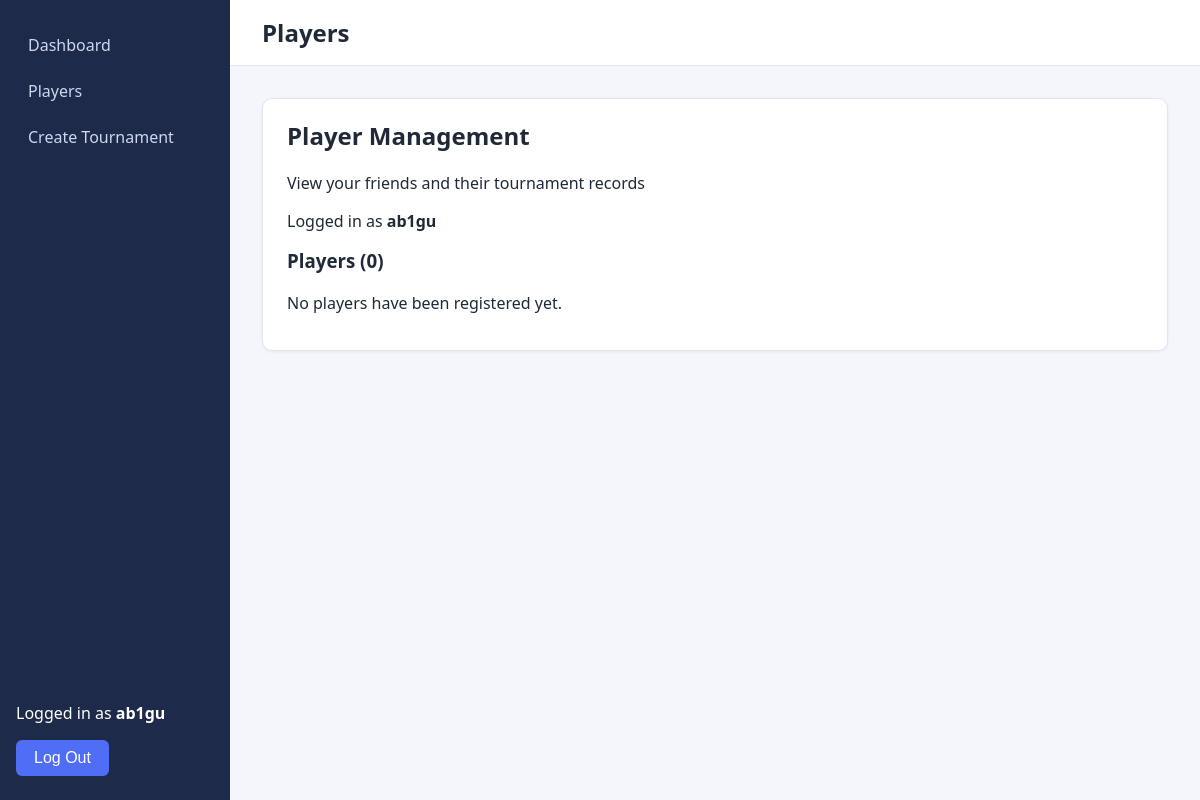
The page /players/ (signed in) on the database as committed earlier.
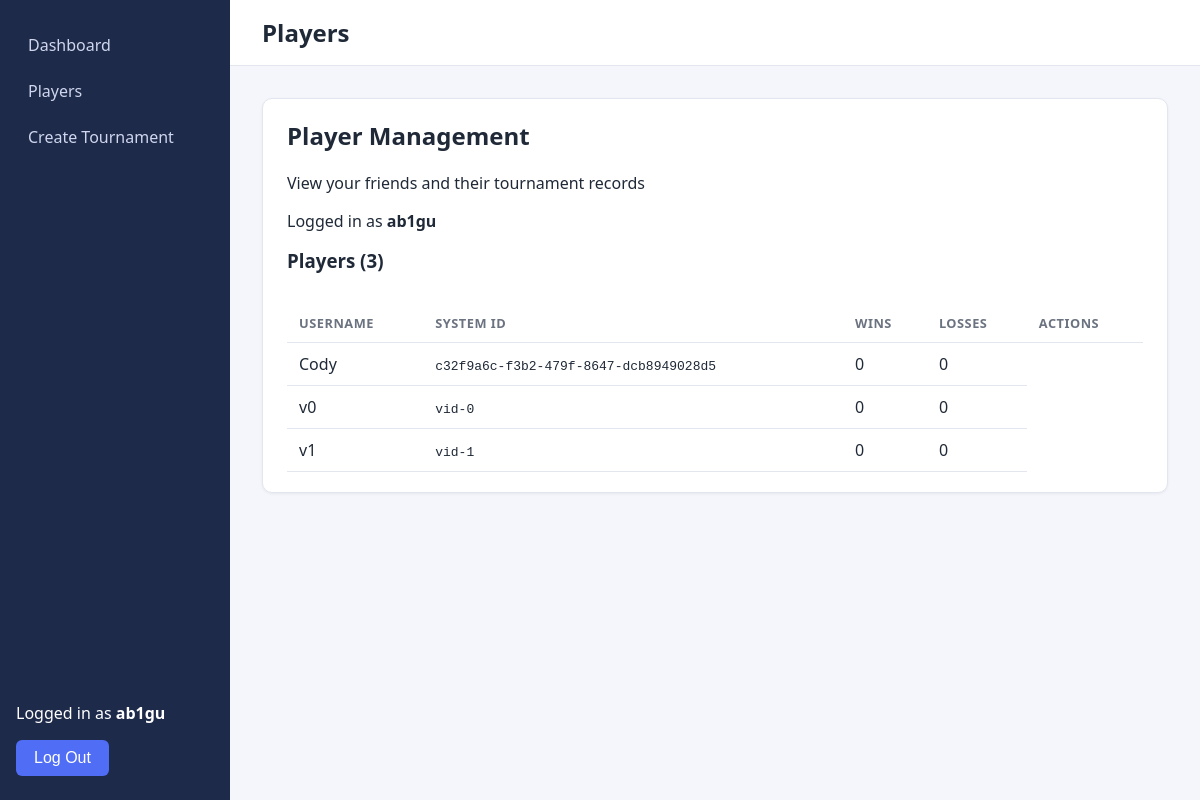
The same page on the database as committed later.
### tournament/models.py (models this page shows, shortened)
class Player(models.Model):
    user = models.OneToOneField(
        settings.AUTH_USER_MODEL,
        on_delete=models.SET_NULL,
        null=True,
        blank=True,
        related_name='player_profile'
    )
    username = models.CharField(max_length=100, unique=True)
    player_id = models.CharField(max_length=50, unique=True, blank=True) #ID generated by the system
    wins = models.IntegerField(default=0)
    losses = models.IntegerField(default=0)

### tournament/views.py (the view)
# urls.py: path("players/", views.players, name="players"),
@login_required
def players(request):
    all_players = Player.objects.all().order_by("username")
    return render(
        request,
        "tournament/players.html",
        {"players": all_players},
    )

### tournament/templates/tournament/players.html (shortened to what this page needs)
{% extends "tournament/base.html" %}
{% block heading %}
Players
{% endblock %}
{% block content %}
<div class="card">
    <h2>Player Management</h2>
    <p>View your friends and their tournament records</p>
    {% if user.is_authenticated %}
        <p>
            Logged in as <strong>{{ user.username }}</strong>
        </p>
    {% else %}
        <p>
            <a href="{% url 'login' %}">Log In</a> to join your friends
        </p>
    {% endif %}
    <h3>Players ({{ players|length}})</h3>
    {% if players %}
    <div style="overflow-x: auto;">
        <table style="width: 100%; border-collapse: collapse;">
        <thead>
            <tr>
                <th>Username</th>
                <th>System ID</th>
                <th>Wins</th>
                <th>Losses</th>
                <th>Actions</th>
            </tr>
        </thead>
        <tbody>
            {% for player in players %}
            <tr>
                <td>{{ player.username }}</td>
                <td><code>{{ player.player_id }}</code></td>
                <td>{{ player.wins }}</td>
                <td>{{ player.losses }}</td>
            </tr>
            {% endfor %}
        </tbody>
    </table>
    {% else %}
    <p>No players have been registered yet.</p>
    {% endif %}
</div>
{% endblock %}

Rows that differ between the two databases and show on the page:
added Player: username "Cody", player_id "c32f9a6c-f3b2-479f-8647-dcb8949028d5", wins "0", losses "0"
added Player: username "v0", player_id "vid-0", wins "0", losses "0"
added Player: username "v1", player_id "vid-1", wins "0", losses "0"
Other text that changed with them:
{{ players|length }}: "0" → "3"
text no longer shown: "No players have been registered yet."
text now shown: "USERNAME SYSTEM ID WINS LOSSES ACTIONS"
